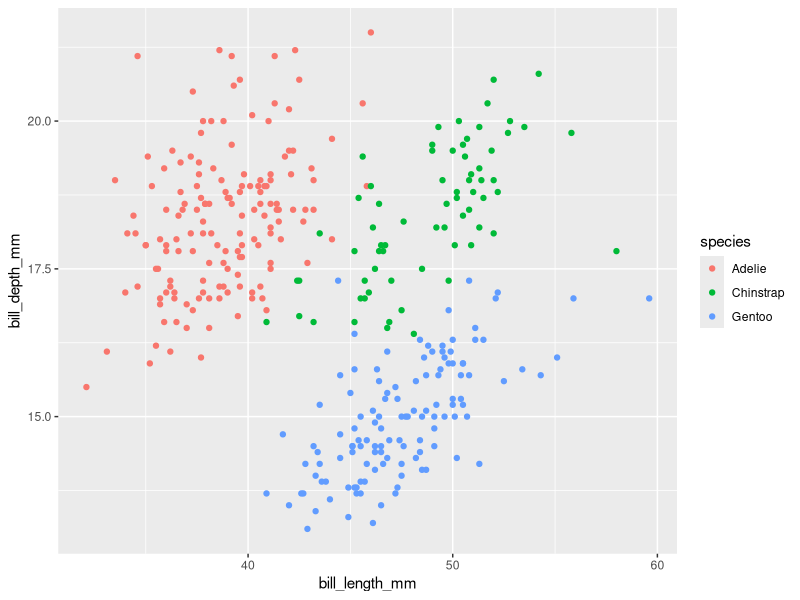
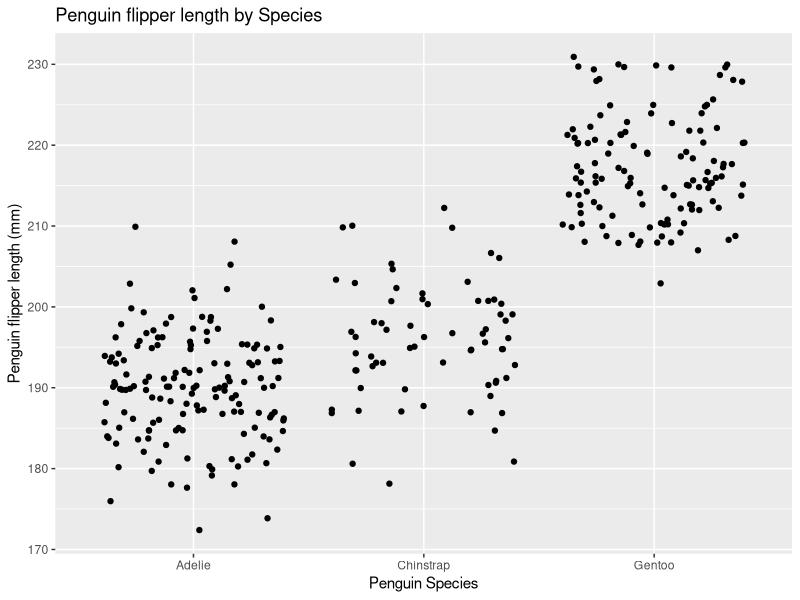

Here is the R script that generated these plots, in order:
## ---- chunk 1
library(tidyverse)
library(palmerpenguins)
## ---- chunk 2
fx = expression(x ^ 2)

dfdx = D(fx, 'x')

x = 3

eval(dfdx)
## ---- chunk 3
pa = expression( 2 * (3 * a + 2) ^ 4 - 5)

dpda = D(pa, 'a')

a = 1.2

eval(dpda)
## ---- chunk 4
ggplot(data = penguins, aes(x = bill_length_mm,
    y = bill_depth_mm, color = species)) +
         geom_point()
## ---- chunk 5
ggplot(data = penguins, aes(x = species,
    y = flipper_length_mm)) +
  labs(x = "Penguin Species", y = "Penguin flipper length (mm)", title = "Penguin flipper length by Species") +
         geom_jitter()
